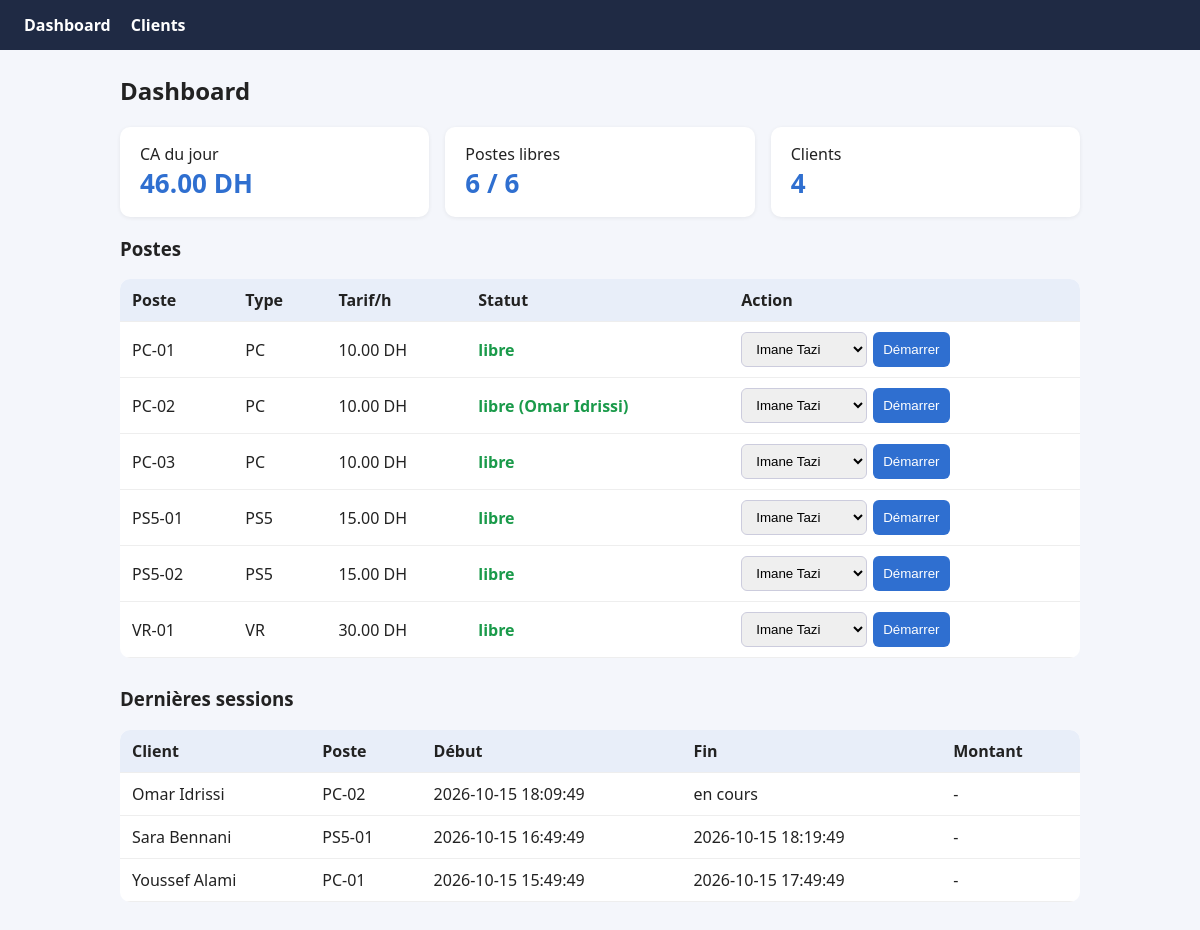
The page / on the database its author committed.
### tables this page shows
CREATE TABLE postes (
  id INT AUTO_INCREMENT PRIMARY KEY,
  nom VARCHAR(50) NOT NULL UNIQUE,
  type ENUM('PC','PS5','VR') NOT NULL,
  tarif_heure DECIMAL(6,2) NOT NULL CHECK (tarif_heure > 0),
  statut ENUM('libre','occupe','maintenance') NOT NULL DEFAULT 'libre'
);

CREATE TABLE sessions (
  id INT AUTO_INCREMENT PRIMARY KEY,
  client_id INT NOT NULL,
  poste_id INT NOT NULL,
  debut DATETIME NOT NULL DEFAULT CURRENT_TIMESTAMP,
  fin DATETIME NULL,
  montant DECIMAL(8,2) NULL,
  FOREIGN KEY (client_id) REFERENCES clients(id) ON DELETE CASCADE,
  FOREIGN KEY (poste_id) REFERENCES postes(id)
);

CREATE TABLE clients (
  id INT AUTO_INCREMENT PRIMARY KEY,
  nom VARCHAR(100) NOT NULL,
  telephone VARCHAR(20) UNIQUE,
  email VARCHAR(120),
  created_at TIMESTAMP DEFAULT CURRENT_TIMESTAMP
);

### index.php (the view, shortened to what this page needs)
<?php
require 'db.php';
$ca = $pdo->query("SELECT COALESCE(SUM(chiffre_affaires),0) FROM v_ca_journalier WHERE jour = CURDATE()")->fetchColumn();
$libres = $pdo->query("SELECT COUNT(*) FROM postes WHERE statut='libre'")->fetchColumn();
$nbClients = $pdo->query("SELECT COUNT(*) FROM clients")->fetchColumn();
$postes = $pdo->query("SELECT p.*, s.id AS session_id, c.nom AS client FROM postes p
  LEFT JOIN sessions s ON s.poste_id = p.id AND s.fin IS NULL
  LEFT JOIN clients c ON c.id = s.client_id ORDER BY p.nom")->fetchAll();
$clients = $pdo->query("SELECT id, nom FROM clients ORDER BY nom")->fetchAll();
$recent = $pdo->query("SELECT c.nom, p.nom AS poste, s.debut, s.fin, s.montant FROM sessions s
  JOIN clients c ON c.id = s.client_id JOIN postes p ON p.id = s.poste_id
  ORDER BY s.debut DESC LIMIT 8")->fetchAll();
head('GameCafe - Dashboard');
?>
<h2>Dashboard</h2>
<div class="cards">
  <div class="card">CA du jour<b><?= h(number_format($ca, 2)) ?> DH</b></div>
  <div class="card">Postes libres<b><?= h($libres) ?> / <?= count($postes) ?></b></div>
  <div class="card">Clients<b><?= h($nbClients) ?></b></div>
</div>
<h3>Postes</h3>
<table><tr><th>Poste</th><th>Type</th><th>Tarif/h</th><th>Statut</th><th>Action</th></tr>
<?php foreach ($postes as $p): ?>
<tr><td><?= h($p['nom']) ?></td><td><?= h($p['type']) ?></td><td><?= h($p['tarif_heure']) ?> DH</td>
<td class="<?= h($p['statut']) ?>"><?= h($p['statut']) ?><?= $p['client'] ? ' ('.h($p['client']).')' : '' ?></td>
<td>
<?php if ($p['statut'] === 'libre'): ?>
  <form method="post" style="display:flex;gap:6px"><input type="hidden" name="action" value="start">
  <select name="client_id"><?php foreach ($clients as $c): ?><option value="<?= h($c['id']) ?>"><?= h($c['nom']) ?></option><?php endforeach; ?></select>
  <button>Démarrer</button></form>
<?php elseif ($p['session_id']): ?>
  <form method="post"><input type="hidden" name="action" value="stop"><input type="hidden" name="session_id" value="<?= h($p['session_id']) ?>"><button>Terminer</button></form>
<?php endif; ?>
</td></tr>
<?php endforeach; ?>
</table>
<h3>Dernières sessions</h3>
<table><tr><th>Client</th><th>Poste</th><th>Début</th><th>Fin</th><th>Montant</th></tr>
<?php foreach ($recent as $r): ?>
<tr><td><?= h($r['nom']) ?></td><td><?= h($r['poste']) ?></td><td><?= h($r['debut']) ?></td>
<td><?= h($r['fin'] ?? 'en cours') ?></td><td><?= $r['montant'] !== null ? h($r['montant']).' DH' : '-' ?></td></tr>
<?php endforeach; ?>
</table></main></body></html>

### db.php (shortened to what this page needs)
<?php
function h($s) { return htmlspecialchars((string)$s, ENT_QUOTES, 'UTF-8'); }
function head($t) { ?>
<!doctype html><html lang="fr"><head><meta charset="utf-8"><title><?= h($t) ?></title>
</head><body>
<nav><a href="index.php">Dashboard</a><a href="clients.php">Clients</a></nav><main>
<?php }

### db.php (style rules this page uses)
body { font-family:system-ui,sans-serif;margin:0;background:#f4f6fb;color:#222 }
nav { background:#1f2a44;padding:14px 24px }
nav a { color:#fff;margin-right:20px;text-decoration:none;font-weight:600 }
main { max-width:960px;margin:24px auto;padding:0 16px }
.cards { display:flex;gap:16px;flex-wrap:wrap }
.card { background:#fff;padding:16px 20px;border-radius:10px;flex:1;min-width:160px;box-shadow:0 1px 4px #0001 }
.card b { display:block;font-size:26px;color:#2f6fd0 }
table { width:100%;border-collapse:collapse;background:#fff;border-radius:10px;overflow:hidden;margin:12px 0 28px }
th,td { padding:10px 12px;text-align:left;border-bottom:1px solid #eee }
th { background:#e8eef9 }
.libre { color:#1a9a4a;font-weight:700 }
button,input,select { padding:8px 10px;border-radius:6px;border:1px solid #ccd }
button { background:#2f6fd0;color:#fff;border:0;cursor:pointer }

### rows shown on the page
postes: nom "PC-01", type "PC", tarif_heure "10.00", statut "libre"
sessions: poste.nom "PC-02", poste.type "PC", poste.tarif_heure "10.00", poste.statut "libre", client.nom "Omar Idrissi", debut "2026-10-15 18:09:49", fin "en cours"
postes: nom "PC-03", type "PC", tarif_heure "10.00", statut "libre"
postes: nom "PS5-01", type "PS5", tarif_heure "15.00", statut "libre"
postes: nom "PS5-02", type "PS5", tarif_heure "15.00", statut "libre"
postes: nom "VR-01", type "VR", tarif_heure "30.00", statut "libre"
sessions: client.nom "Sara Bennani", poste.nom "PS5-01", debut "2026-10-15 16:49:49", fin "2026-10-15 18:19:49"
sessions: client.nom "Youssef Alami", poste.nom "PC-01", debut "2026-10-15 15:49:49", fin "2026-10-15 17:49:49"

### other values the page prints
$ca "46.00"
$libres "6"
count($postes) "6"
$nbClients "4"
form field client_id "Imane Tazi"
